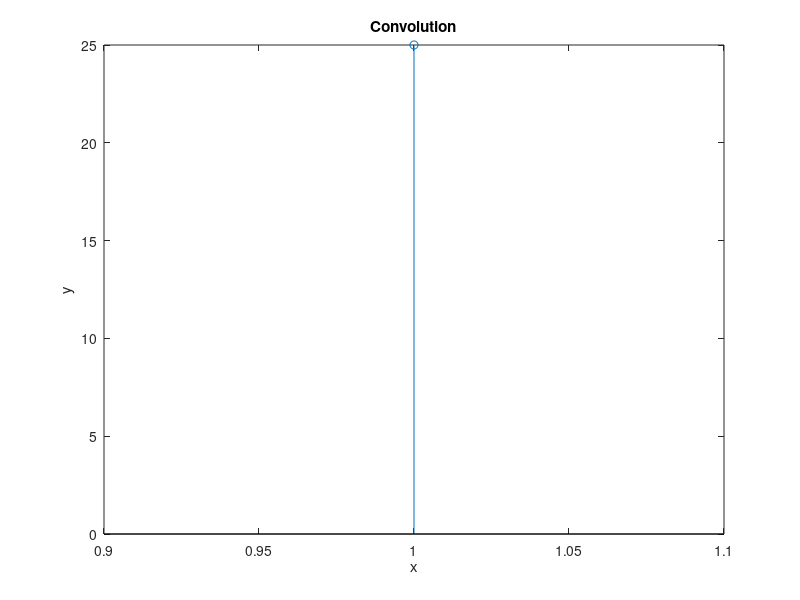

Reproduce this figure in MATLAB.
clear all;
clc

x = input('Enter x : ');
h = input('Enter h : ');

nx = length(x);
nh = length(h);

X = [x, zeros(1, nh)];
H = [h, zeros(1, nx)];

for i=1:nx+nh-1
    Y(i) = 0;
    for j=1:i
        Y(i) = Y(i) + X(j)*H(i-j+1);
    end
end

disp(Y)

subplot(1,1,1);
stem(Y)
xlabel('x');
ylabel('y');
title('Convolution');

%%

c = conv(x,h)
disp(c)